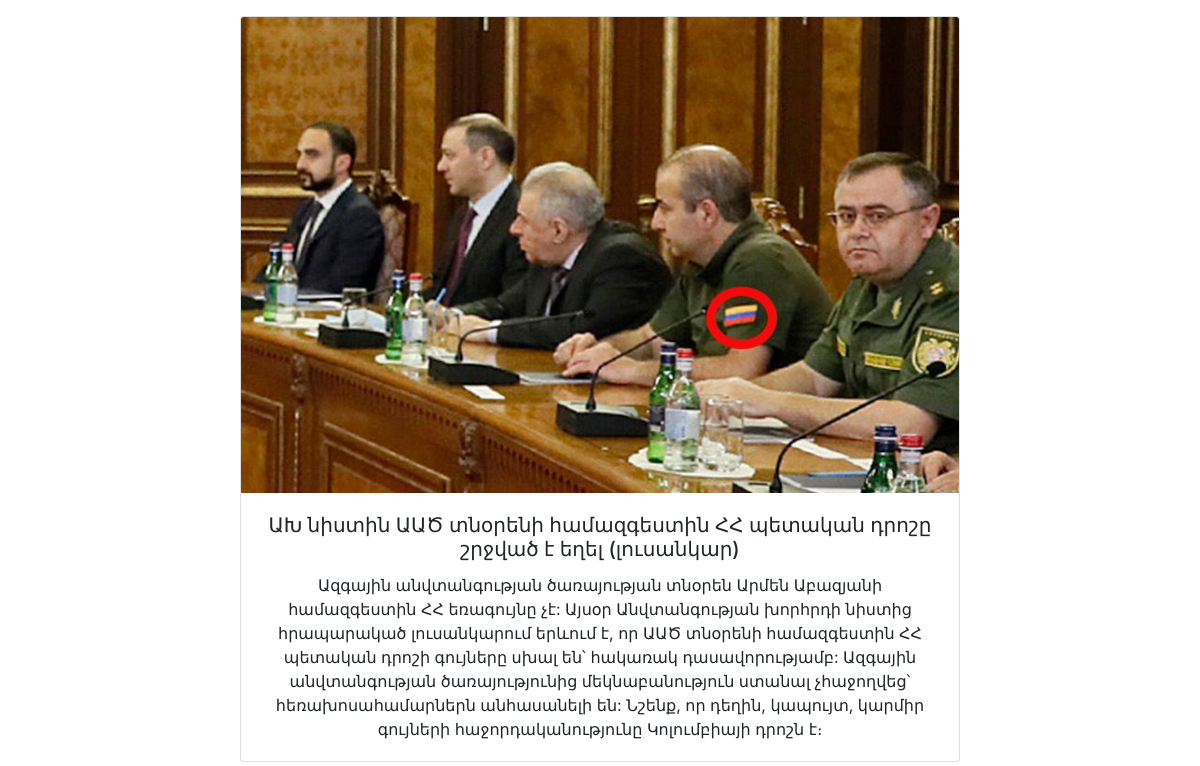
Page /detail/11/ on the committed database.
### news/models.py (models this page shows, shortened)
class Newspaper(models.Model):
	user = models.ForeignKey(User, default=1, null=True, on_delete=models.SET_NULL)
	title = models.CharField(max_length=500, unique=True, blank=False, null=False)
	text = models.TextField(blank=False, null=False)
	image = models.ImageField(null=True, blank=True, default='default.png')
	date = models.DateTimeField(default=datetime.datetime.now())

### news/views.py (the view)
# urls.py: path('detail/<int:pk>/',NewsDetail.as_view(), name='detail'),
class NewsDetail(DetailView):
	model = Newspaper
	template_name = 'single.html'
	context_object_name = 'new'

### templates/single.html (shortened to what this page needs)
<!DOCTYPE html>
<html>
<head>
	<link rel="stylesheet" type="text/css" href="https://cdn.jsdelivr.net/npm/bootstrap@4.6.0/dist/css/bootstrap.min.css">
</head>
<body>
	<center>
	<div class="card mt-3" style="width: 45rem;">
  <img src="{{ new.image.url }}" class="card-img-top">
  <div class="card-body">
    <h5 class="card-title">{{ new.title }}</h5>
    <p class="card-text">{{ new.text }}</p>
  </div>
</div>
</center>
</body>
</html>

### rows in the picture
Newspaper: image (picture), title "ԱԽ նիստին ԱԱԾ տնօրենի համազգեստին ՀՀ պետական դրոշը շրջված է եղել (լուսանկար)", text "Ազգային անվտանգության ծառայության տնօրեն Արմեն Աբազյանի համազգեստին ՀՀ եռագույնը չէ: Այսօր Անվտանգության խորհրդի նիստից հրապարակած լուսանկարում երևում է, որ ԱԱԾ տնօրենի համազգեստին ՀՀ պետական դրոշի գույները սխալ են՝ հակառակ դասավորությամբ: Ազգային անվտանգության ծառայությունից մեկնաբանություն ստանալ չհաջողվեց՝ հեռախոսահամարներն անհասանելի են: Նշենք, որ դեղին, կապույտ, կարմիր գույների հաջորդականությունը Կոլումբիայի դրոշն է։"
